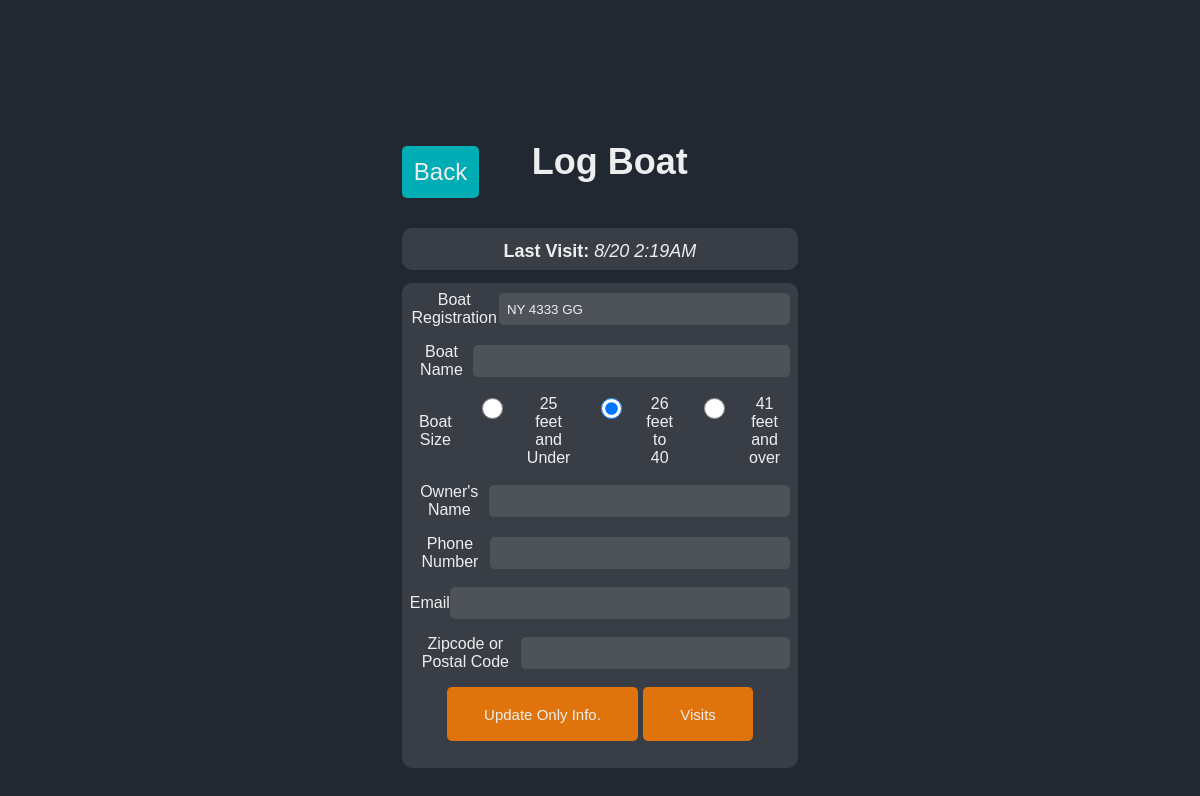
The app's page /log-boat?boat_reg=NY+4333+GG&boat_name=&phone_number=&id=1 (signed in), older data.
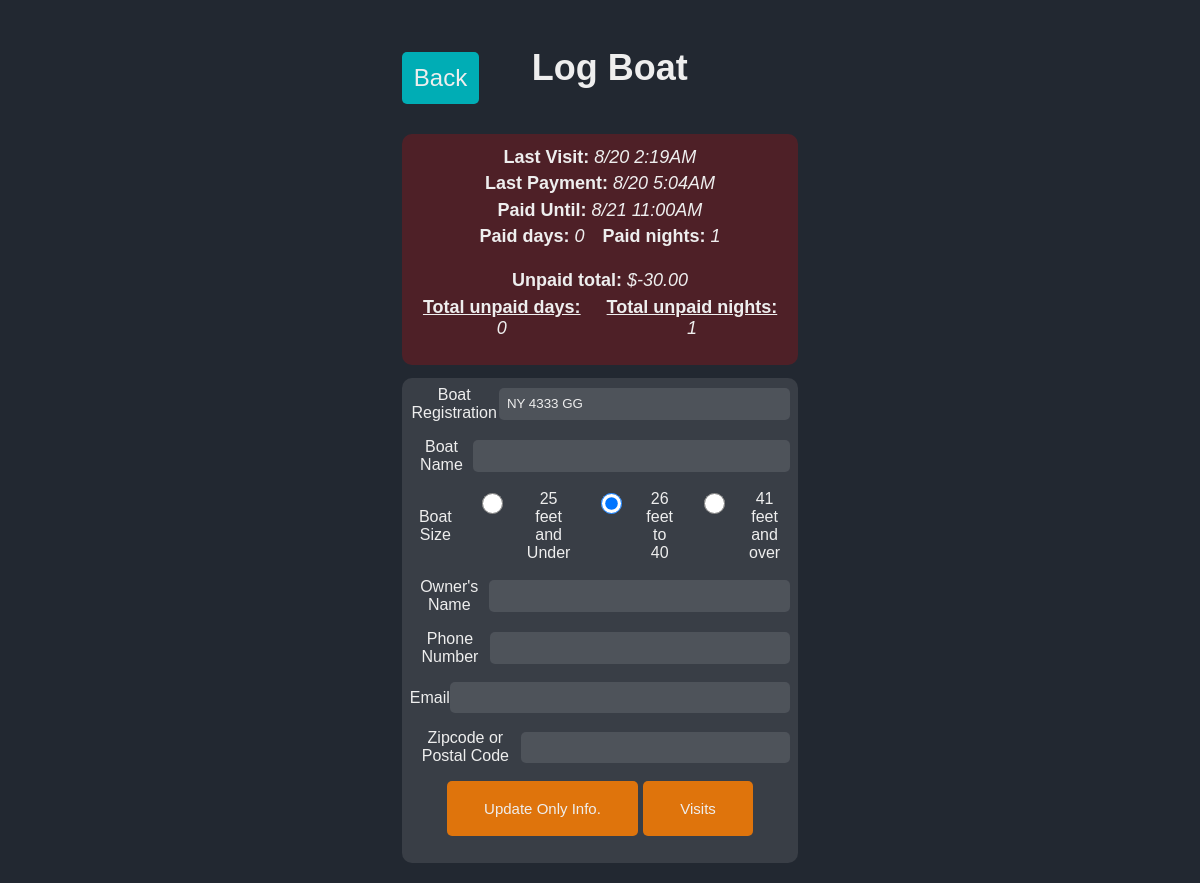
The same page, newer data.
### website/models.py (models this page shows)
class Visit(db.Model):
    id = db.Column(db.Integer, primary_key=True)
    logged_by = db.Column(db.Integer, db.ForeignKey('user.id'))
    payment_by = db.Column(db.Integer, db.ForeignKey('user.id'))
    logged_by_user = db.relationship('User', foreign_keys=[logged_by], back_populates='logged_visits')
    payment_by_user = db.relationship('User', foreign_keys=[payment_by], back_populates='paid_visits')
    date_in = db.Column(db.String(150))
    date_paid = db.Column(db.String(150))
    paid_amount = db.Column(db.Float)
    paid_days = db.Column(db.Integer)
    paid_nights = db.Column(db.Integer)
    paid_enw = db.Column(db.Boolean)
    paid_with = db.Column(db.String(150))
    unpaid_days = db.Column(db.Integer)
    unpaid_nights = db.Column(db.Integer)
    total = db.Column(db.Float)
    unpaid_total = db.Column(db.Float)
    boat_id = db.Column(db.Integer, db.ForeignKey('boat.id'))

class Boat(db.Model):
    id = db.Column(db.Integer, primary_key=True)
    boat_reg = db.Column(db.String(150), unique=True)
    sanitized_boat_reg = db.Column(db.String(150), unique=True)
    boat_name = db.Column(db.String(150))
    sanitized_boat_name = db.Column(db.String(150))
    phone_number = db.Column(db.String(150))
    sanitized_phone_number = db.Column(db.String(150))
    owner_name = db.Column(db.String(150))
    sanitized_owner_name = db.Column(db.String(150))
    boat_size = db.Column(db.Integer)
    email = db.Column(db.String(150))
    zipcode = db.Column(db.String(150))
    visits = db.relationship('Visit', backref='boat')
    current_boats_id = db.Column(db.Integer, db.ForeignKey('current_boats.id'))
    total_paid_days = db.Column(db.Integer)
    total_paid_nights = db.Column(db.Integer)
    total_unpaid_days = db.Column(db.Integer)
    total_unpaid_nights = db.Column(db.Integer)
    paid_until = db.Column(db.String(150))
    latest_date_in = db.Column(db.String(150))

### website/views.py (the view)
@views.route('/log-boat', methods=['GET', 'POST'])
@login_required
def log_boat():
    form = BoatLogForm()
    sorted_visits = None
    if form.validate_on_submit():
        if request.method == "POST":
            button_pressed = request.form.get('submit-button')
            print("Button pressed is: " + str(button_pressed))
            if button_pressed == 'log':
                return addBoatToDB('log-boat.html', form)
            elif button_pressed == 'update':
                currentboatID = request.args.get('id', '')
                result = getBoatById(currentboatID)
                updateBoatInfo(form, result)
                flash('Succesfully updated boater information', category='success')
                return redirect(url_for('views.search'))
            elif button_pressed == 'visits':
                currentboatID = request.args.get('id', '')
                boat = getBoatById(currentboatID)
                return redirect(url_for('views.visits', id=currentboatID, boat=boat))
    else:
        print(form.errors)
    if request.method == "GET":
        form.boat_reg.data = boat_reg = request.args.get('boat_reg', '')
        form.boat_name.data = request.args.get('boat_name', '')
        form.phone_number.data = request.args.get('phone_number', '')
        result = getBoatInDB(form)
        print(result)
        if result:
           form.boat_reg.data = result.boat_reg
           form.boat_name.data = result.boat_name
           form.phone_number.data = result.phone_number
           form.boat_size.data = result.boat_size
           form.owner_name.data = result.owner_name
           form.email.data = result.email
           form.zipcode.data = result.zipcode
           if result.visits:
               sorted_visits = sorted(result.visits, key=sort_key, reverse=True)
    return render_template("log-boat.html", form=form, boat=result, visits=sorted_visits)

### website/forms.py
class BoatLogForm(FlaskForm):
    boat_reg = StringField('Boat Registration')
    boat_name = StringField('Boat Name')
    boat_size = RadioField('Boat Size', choices=[('0-25','25 feet and Under'), ('26-40', '26 feet to 40'), ('41-Over', '41 feet and over') ] , validators=[DataRequired()])
    owner_name = StringField('Owner\'s Name')
    phone_number = StringField('Phone Number')
    email = StringField('Email')
    zipcode = StringField('Zipcode or Postal Code')
    submit = SubmitField('Submit')

### website/functions.py (called while the page is built)
def sort_key(visit):
    if visit.date_in is None:
        return datetime.min
    return datetime.strptime(visit.date_in, '%Y-%m-%d %H:%M:%S.%f+00:00')

def sanitize(string):
    return re.sub(r'\W+', '', string).lower()

### website/templates/log-boat.html (shortened to what this page needs)
{% extends "base.html" %}
{%block styles%}static/form-styles.css{%endblock%}
{% block content%}
<div class="title-log-boat">
    <a href="{{ url_for('views.search') }}"id="home-btn">Back</a>
    <h1>Log Boat</h1>
</div>
{% if not visits == None %}
<div class="visit-info-container {% if not boat.total_unpaid_nights == None and boat.total_unpaid_nights > 0 %}red-tint{%elif not boat.total_unpaid_days == None and boat.total_unpaid_days > 0%} yellow-tint {% endif %}"">
    <div class="visit-info-item last-visit"><h3><span><b>Last Visit:</b> </span><em>{{visits[0].date_in | utc_to_est_short}}</em></h3></div>
    {% if not visits[0].date_paid == None %}
    <div class="visit-info-item last-payment"><h3><span><b>Last Payment:</b> </span><em>{{visits[0].date_paid | utc_to_est_short}}</em></h3></div>
    <div class="visit-info-item last-payment"><h3><span><b>Paid Until:</b> </span><em>{{boat.paid_until | utc_to_est_short}}</em></h3></div>
    <div class="paid-times">
        <div class="visit-info-item"><h3><span><b>Paid days:</b> </span><em>{{visits[0].paid_days }}</em></h3></div>
        <div class="visit-info-item"><h3><span><b>Paid nights:</b> </span><em>{{visits[0].paid_nights}}</em></h3></div>
    </div>
    {%endif%}
    {% if not visits[0].unpaid_total == None and visits[0].unpaid_total < 0 %}
    <div class="visit-info-item unpaid-total"><h3><span><b>Unpaid total:</b> </span><em>${{visits[0].unpaid_total }}0</em></h3></div>
    <div class="paid-times">
        <div class="visit-info-item"><h3><span><b><u>Total unpaid days:</u></b> </span><em >{{boat.total_unpaid_days }}</em></h3></div>
        <div class="visit-info-item"><h3><span><b><u>Total unpaid nights:</u></b> </span><em>{{boat.total_unpaid_nights }}</em></h3></div>
    </div>
    {%endif%}
</div>
{%endif%}
<div class="info-container">
    <form method="POST">
        <div class="form-group">
            {{ form.boat_reg.label }}
            {{ form.boat_reg(class="form-control") }}
        </div>
        <div class="form-group">
            {{ form.boat_name.label }}
            {{ form.boat_name(class="form-control") }}
        </div>
        <div class="form-group">
            {{ form.boat_size.label }}
        <div>
            {% for subfield in form.boat_size %}
                {{ subfield(class="form-check-input") }} {{ subfield.label(class="form-check-label") }}
            {% endfor %}
        </div>
        </div>
        <div class="form-group">
            {{ form.owner_name.label }}
            {{ form.owner_name(class="form-control") }}
        </div>
        <div class="form-group">
            {{ form.phone_number.label }}
            {{ form.phone_number(class="form-control") }}
        </div>
        <div class="form-group">
            {{ form.email.label }}
            {{ form.email(class="form-control") }}
        </div>
        <div class="form-group">
            {{ form.zipcode.label }}
            {{ form.zipcode(class="form-control") }}
        </div>
        {% if boat == None or not boat.current_boats_id %}
            <button type="submit" class="btn btn-primary" id="login-btn" name="submit-button" value="log">Log Boat</button>
        {% else %}
            <button type="submit" class="btn btn-primary" id="update-btn" name="submit-button" value="update">Update Only Info.</button>
        {% endif %}
        <button type="submit" class="btn btn-primary" id="update-btn" name="submit-button" value="visits">Visits</button>
    </form>
</div>
{%endblock%}

Row changes from the older to the newer data that the page shows:
changed Visit "8/20 2:19AM": date_paid (not shown) → "8/20 5:04AM"; paid_days (not shown) → "0"; paid_nights (not shown) → "1"; unpaid_total (not shown) → "-30.0"
changed Boat "NY 4333 GG": paid_until|utc_to_est_short (not shown) → "8/21 11:00AM"; total_unpaid_days (not shown) → "0"; total_unpaid_nights (not shown) → "1"
Text that changed along with them:
text now shown: "Last Payment: Paid Until: Paid days: Paid nights: Unpaid total: $ 0 Total unpaid days: Total unpaid nights:"
